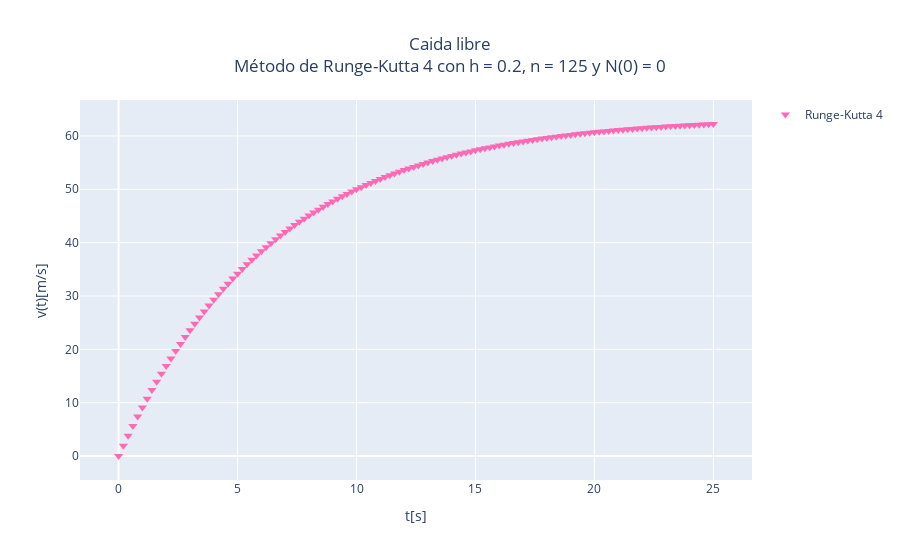

Write notebook code for a chart like this one.
### Markdown cell above
## Runge-Kutta de orden 4

### Code cell
def metodo_RK_4(f, t_0, y_0, h, n_pasos):
    valores_y_RK_4 = [y_0] # Lista de valores de y
    valores_t = [t_0] # Vector de tiempo

    # Iterar sobre el número de pasos y aplicar el método de Runge-Kutta 4
    for i in range(n_pasos):
        valores_t.append(valores_t[i] + h) # ¡¡¡NO MODIFICAR!!!
        k1 = h * f(valores_y_RK_4[i]) # ¡¡¡NO MODIFICAR!!!
        k2 = h * f(valores_y_RK_4[i] + k1/2) # ¡¡¡NO MODIFICAR!!!
        k3 = h * f(valores_y_RK_4[i] + k2/2) # ¡¡¡NO MODIFICAR!!!
        k4 = h * f(valores_y_RK_4[i] + k3) # ¡¡¡NO MODIFICAR!!!
        y_nueva = valores_y_RK_4[i] + 1/6 * (k1 + 2*k2 + 2*k3 + k4) # ¡¡¡NO MODIFICAR!!!
        valores_y_RK_4.append(y_nueva) # ¡¡¡NO MODIFICAR!!!

    # Graficar
    titulo = f'Caida libre<br>Método de Runge-Kutta 4 con h = {round(h,3)}, n = {n_pasos} y N(0) = {round(y_0,3)}' # ¡¡¡NO MODIFICAR!!!
    eje_x = 't[s]' # Nombre del eje x
    eje_y = 'v(t)[m/s]' # Nombre del eje y

    fig = go.Figure() # ¡¡¡NO MODIFICAR!!!
    fig.update_layout(title=titulo, title_x=0.5, xaxis_title=eje_x, yaxis_title=eje_y) # ¡¡¡NO MODIFICAR!!!
    plot_RK_4 = go.Scatter(x=valores_t, y=valores_y_RK_4, mode='markers', marker=dict(size=8, symbol='triangle-down'), name='Runge-Kutta 4', marker_color='hotpink', showlegend=True) # ¡¡¡NO MODIFICAR!!!
    fig.add_trace(plot_RK_4) # ¡¡¡NO MODIFICAR!!!
    fig.show() # ¡¡¡NO MODIFICAR!!!
    return plot_RK_4 # ¡¡¡NO MODIFICAR!!!

plot_RK_4 = metodo_RK_4(f_real, t_0, y_0, h, n_pasos) # Graficar método de Runge-Kutta 4

### Figure 1 — Plotly figure (JSON) as saved in the notebook; plotly's stock layout.template omitted (floating-point values rounded to 4 significant figures)
{"data": [{"marker": {"color": "hotpink", "size": 8, "symbol": "triangle-down"}, "mode": "markers", "name": "Runge-Kutta 4", "showlegend": true, "type": "scatter", "x": [0, 0.2, 0.4, 0.6, 0.8, 1, 1.2, 1.4, 1.6, 1.8, 2.0, 2.2, 2.4, 2.6, 2.8, 3.0, 3.2, 3.4, 3.6, 3.8, 4.0, 4.2, 4.4, 4.6, 4.8, 5.0, 5.2, 5.4, 5.6, 5.8, 6.0, 6.2, 6.4, 6.6, 6.8, 7.0, 7.2, 7.4, 7.6, 7.8, 8.0, 8.2, 8.4, 8.6, 8.8, 9, 9.2, 9.4, 9.6, 9.8, 10.0, 10.2, 10.4, 10.6, 10.8, 11.0, 11.2, 11.4, 11.6, 11.8, 12.0, 12.2, 12.4, 12.6, 12.8, 13.0, 13.2, 13.4, 13.6, 13.8, 14.0, 14.2, 14.4, 14.6, 14.8, 15.0, 15.2, 15.4, 15.6, 15.8, 16.0, 16.2, 16.4, 16.6, 16.8, 17.0, 17.2, 17.4, 17.6, 17.8, 18.0, 18.2, 18.4, 18.6, 18.8, 19.0, 19.2, 19.4, 19.6, 19.8, 20.0, 20.2, 20.4, 20.6, 20.8, 21.0, 21.2, 21.4, 21.6, 21.8, 22.0, 22.2, 22.4, 22.6, 22.8, 23.0, 23.2, 23.4, 23.6, 23.8, 24.0, 24.2, 24.4, 24.6, 24.8, 25.0], "y": [0, 1.932, 3.805, 5.622, 7.383, 9.091, 10.75, 12.35, 13.91, 15.42, 16.88, 18.3, 19.68, 21.01, 22.3, 23.56, 24.77, 25.95, 27.1, 28.21, 29.28, 30.32, 31.33, 32.31, 33.26, 34.19, 35.08, 35.94, 36.78, 37.6, 38.39, 39.15, 39.9, 40.62, 41.31, 41.99, 42.65, 43.28, 43.9, 44.5, 45.08, 45.64, 46.19, 46.71, 47.23, 47.72, 48.21, 48.67, 49.13, 49.57, 49.99, 50.4, 50.8, 51.19, 51.57, 51.93, 52.29, 52.63, 52.96, 53.29, 53.6, 53.9, 54.2, 54.48, 54.76, 55.03, 55.29, 55.54, 55.78, 56.02, 56.25, 56.47, 56.69, 56.9, 57.1, 57.3, 57.49, 57.68, 57.85, 58.03, 58.2, 58.36, 58.52, 58.67, 58.82, 58.97, 59.11, 59.24, 59.38, 59.5, 59.63, 59.75, 59.86, 59.98, 60.09, 60.19, 60.3, 60.4, 60.49, 60.59, 60.68, 60.77, 60.85, 60.93, 61.02, 61.09, 61.17, 61.24, 61.31, 61.38, 61.45, 61.51, 61.58, 61.64, 61.7, 61.75, 61.81, 61.86, 61.92, 61.97, 62.02, 62.06, 62.11, 62.15, 62.2, 62.24]}], "layout": {"title": {"text": "Caida libre<br>Método de Runge-Kutta 4 con h = 0.2, n = 125 y N(0) = 0", "x": 0.5}, "xaxis": {"title": {"text": "t[s]"}}, "yaxis": {"title": {"text": "v(t)[m/s]"}}}}
